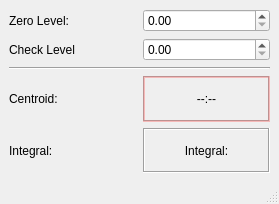
<?xml version="1.0" encoding="UTF-8"?>
<ui version="4.0">
 <class>focalspotpan</class>
 <widget class="QMainWindow" name="focalspotpan">
  <property name="geometry">
   <rect>
    <x>0</x>
    <y>0</y>
    <width>279</width>
    <height>204</height>
   </rect>
  </property>
  <property name="windowTitle">
   <string>FocalSpot</string>
  </property>
  <property name="iconSize">
   <size>
    <width>20</width>
    <height>20</height>
   </size>
  </property>
  <property name="unifiedTitleAndToolBarOnMac">
   <bool>true</bool>
  </property>
  <widget class="QWidget" name="centralwidget">
   <layout class="QGridLayout" name="gridLayout">
    <item row="1" column="1">
     <widget class="QDoubleSpinBox" name="doubleSpinBox_2">
      <property name="neutrinoSave" stdset="0">
       <bool>true</bool>
      </property>
     </widget>
    </item>
    <item row="0" column="0">
     <widget class="QLabel" name="label_2">
      <property name="text">
       <string>Zero Level:</string>
      </property>
     </widget>
    </item>
    <item row="0" column="1">
     <widget class="QDoubleSpinBox" name="doubleSpinBox">
      <property name="neutrinoSave" stdset="0">
       <bool>true</bool>
      </property>
     </widget>
    </item>
    <item row="3" column="0">
     <widget class="QLabel" name="label">
      <property name="text">
       <string>Centroid: </string>
      </property>
     </widget>
    </item>
    <item row="4" column="0">
     <widget class="QLabel" name="label_6">
      <property name="text">
       <string>Integral:</string>
      </property>
     </widget>
    </item>
    <item row="2" column="0" colspan="2">
     <widget class="Line" name="line">
      <property name="orientation">
       <enum>Qt::Horizontal</enum>
      </property>
     </widget>
    </item>
    <item row="1" column="0">
     <widget class="QLabel" name="label_4">
      <property name="text">
       <string>Check Level</string>
      </property>
     </widget>
    </item>
    <item row="4" column="1">
     <widget class="QLabel" name="label_5">
      <property name="frameShape">
       <enum>QFrame::Box</enum>
      </property>
      <property name="frameShadow">
       <enum>QFrame::Sunken</enum>
      </property>
      <property name="text">
       <string>Integral:</string>
      </property>
      <property name="alignment">
       <set>Qt::AlignCenter</set>
      </property>
     </widget>
    </item>
    <item row="3" column="1">
     <widget class="QLabel" name="label_3">
      <property name="palette">
       <palette>
        <active>
         <colorrole role="WindowText">
          <brush brushstyle="SolidPattern">
           <color alpha="255">
            <red>0</red>
            <green>0</green>
            <blue>0</blue>
           </color>
          </brush>
         </colorrole>
         <colorrole role="Button">
          <brush brushstyle="SolidPattern">
           <color alpha="102">
            <red>232</red>
            <green>12</green>
            <blue>9</blue>
           </color>
          </brush>
         </colorrole>
         <colorrole role="Light">
          <brush brushstyle="SolidPattern">
           <color alpha="102">
            <red>255</red>
            <green>105</green>
            <blue>103</blue>
           </color>
          </brush>
         </colorrole>
         <colorrole role="Midlight">
          <brush brushstyle="SolidPattern">
           <color alpha="102">
            <red>243</red>
            <green>58</green>
            <blue>56</blue>
           </color>
          </brush>
         </colorrole>
         <colorrole role="Dark">
          <brush brushstyle="SolidPattern">
           <color alpha="102">
            <red>116</red>
            <green>6</green>
            <blue>4</blue>
           </color>
          </brush>
         </colorrole>
         <colorrole role="Mid">
          <brush brushstyle="SolidPattern">
           <color alpha="102">
            <red>155</red>
            <green>8</green>
            <blue>6</blue>
           </color>
          </brush>
         </colorrole>
         <colorrole role="Text">
          <brush brushstyle="SolidPattern">
           <color alpha="255">
            <red>0</red>
            <green>0</green>
            <blue>0</blue>
           </color>
          </brush>
         </colorrole>
         <colorrole role="BrightText">
          <brush brushstyle="SolidPattern">
           <color alpha="255">
            <red>255</red>
            <green>255</green>
            <blue>255</blue>
           </color>
          </brush>
         </colorrole>
         <colorrole role="ButtonText">
          <brush brushstyle="SolidPattern">
           <color alpha="255">
            <red>0</red>
            <green>0</green>
            <blue>0</blue>
           </color>
          </brush>
         </colorrole>
         <colorrole role="Base">
          <brush brushstyle="SolidPattern">
           <color alpha="255">
            <red>255</red>
            <green>255</green>
            <blue>255</blue>
           </color>
          </brush>
         </colorrole>
         <colorrole role="Window">
          <brush brushstyle="SolidPattern">
           <color alpha="102">
            <red>232</red>
            <green>12</green>
            <blue>9</blue>
           </color>
          </brush>
         </colorrole>
         <colorrole role="Shadow">
          <brush brushstyle="SolidPattern">
           <color alpha="255">
            <red>0</red>
            <green>0</green>
            <blue>0</blue>
           </color>
          </brush>
         </colorrole>
         <colorrole role="AlternateBase">
          <brush brushstyle="SolidPattern">
           <color alpha="178">
            <red>243</red>
            <green>133</green>
            <blue>132</blue>
           </color>
          </brush>
         </colorrole>
         <colorrole role="ToolTipBase">
          <brush brushstyle="SolidPattern">
           <color alpha="255">
            <red>255</red>
            <green>255</green>
            <blue>220</blue>
           </color>
          </brush>
         </colorrole>
         <colorrole role="ToolTipText">
          <brush brushstyle="SolidPattern">
           <color alpha="255">
            <red>0</red>
            <green>0</green>
            <blue>0</blue>
           </color>
          </brush>
         </colorrole>
        </active>
        <inactive>
         <colorrole role="WindowText">
          <brush brushstyle="SolidPattern">
           <color alpha="255">
            <red>0</red>
            <green>0</green>
            <blue>0</blue>
           </color>
          </brush>
         </colorrole>
         <colorrole role="Button">
          <brush brushstyle="SolidPattern">
           <color alpha="102">
            <red>232</red>
            <green>12</green>
            <blue>9</blue>
           </color>
          </brush>
         </colorrole>
         <colorrole role="Light">
          <brush brushstyle="SolidPattern">
           <color alpha="102">
            <red>255</red>
            <green>105</green>
            <blue>103</blue>
           </color>
          </brush>
         </colorrole>
         <colorrole role="Midlight">
          <brush brushstyle="SolidPattern">
           <color alpha="102">
            <red>243</red>
            <green>58</green>
            <blue>56</blue>
           </color>
          </brush>
         </colorrole>
         <colorrole role="Dark">
          <brush brushstyle="SolidPattern">
           <color alpha="102">
            <red>116</red>
            <green>6</green>
            <blue>4</blue>
           </color>
          </brush>
         </colorrole>
         <colorrole role="Mid">
          <brush brushstyle="SolidPattern">
           <color alpha="102">
            <red>155</red>
            <green>8</green>
            <blue>6</blue>
           </color>
          </brush>
         </colorrole>
         <colorrole role="Text">
          <brush brushstyle="SolidPattern">
           <color alpha="255">
            <red>0</red>
            <green>0</green>
            <blue>0</blue>
           </color>
          </brush>
         </colorrole>
         <colorrole role="BrightText">
          <brush brushstyle="SolidPattern">
           <color alpha="255">
            <red>255</red>
            <green>255</green>
            <blue>255</blue>
           </color>
          </brush>
         </colorrole>
         <colorrole role="ButtonText">
          <brush brushstyle="SolidPattern">
           <color alpha="255">
            <red>0</red>
            <green>0</green>
            <blue>0</blue>
           </color>
          </brush>
         </colorrole>
         <colorrole role="Base">
          <brush brushstyle="SolidPattern">
           <color alpha="255">
            <red>255</red>
            <green>255</green>
            <blue>255</blue>
           </color>
          </brush>
         </colorrole>
         <colorrole role="Window">
          <brush brushstyle="SolidPattern">
           <color alpha="102">
            <red>232</red>
            <green>12</green>
            <blue>9</blue>
           </color>
          </brush>
         </colorrole>
         <colorrole role="Shadow">
          <brush brushstyle="SolidPattern">
           <color alpha="255">
            <red>0</red>
            <green>0</green>
            <blue>0</blue>
           </color>
          </brush>
         </colorrole>
         <colorrole role="AlternateBase">
          <brush brushstyle="SolidPattern">
           <color alpha="178">
            <red>243</red>
            <green>133</green>
            <blue>132</blue>
           </color>
          </brush>
         </colorrole>
         <colorrole role="ToolTipBase">
          <brush brushstyle="SolidPattern">
           <color alpha="255">
            <red>255</red>
            <green>255</green>
            <blue>220</blue>
           </color>
          </brush>
         </colorrole>
         <colorrole role="ToolTipText">
          <brush brushstyle="SolidPattern">
           <color alpha="255">
            <red>0</red>
            <green>0</green>
            <blue>0</blue>
           </color>
          </brush>
         </colorrole>
        </inactive>
        <disabled>
         <colorrole role="WindowText">
          <brush brushstyle="SolidPattern">
           <color alpha="102">
            <red>116</red>
            <green>6</green>
            <blue>4</blue>
           </color>
          </brush>
         </colorrole>
         <colorrole role="Button">
          <brush brushstyle="SolidPattern">
           <color alpha="102">
            <red>232</red>
            <green>12</green>
            <blue>9</blue>
           </color>
          </brush>
         </colorrole>
         <colorrole role="Light">
          <brush brushstyle="SolidPattern">
           <color alpha="102">
            <red>255</red>
            <green>105</green>
            <blue>103</blue>
           </color>
          </brush>
         </colorrole>
         <colorrole role="Midlight">
          <brush brushstyle="SolidPattern">
           <color alpha="102">
            <red>243</red>
            <green>58</green>
            <blue>56</blue>
           </color>
          </brush>
         </colorrole>
         <colorrole role="Dark">
          <brush brushstyle="SolidPattern">
           <color alpha="102">
            <red>116</red>
            <green>6</green>
            <blue>4</blue>
           </color>
          </brush>
         </colorrole>
         <colorrole role="Mid">
          <brush brushstyle="SolidPattern">
           <color alpha="102">
            <red>155</red>
            <green>8</green>
            <blue>6</blue>
           </color>
          </brush>
         </colorrole>
         <colorrole role="Text">
          <brush brushstyle="SolidPattern">
           <color alpha="102">
            <red>116</red>
            <green>6</green>
            <blue>4</blue>
           </color>
          </brush>
         </colorrole>
         <colorrole role="BrightText">
          <brush brushstyle="SolidPattern">
           <color alpha="255">
            <red>255</red>
            <green>255</green>
            <blue>255</blue>
           </color>
          </brush>
         </colorrole>
         <colorrole role="ButtonText">
          <brush brushstyle="SolidPattern">
           <color alpha="102">
            <red>116</red>
            <green>6</green>
            <blue>4</blue>
           </color>
          </brush>
         </colorrole>
         <colorrole role="Base">
          <brush brushstyle="SolidPattern">
           <color alpha="102">
            <red>232</red>
            <green>12</green>
            <blue>9</blue>
           </color>
          </brush>
         </colorrole>
         <colorrole role="Window">
          <brush brushstyle="SolidPattern">
           <color alpha="102">
            <red>232</red>
            <green>12</green>
            <blue>9</blue>
           </color>
          </brush>
         </colorrole>
         <colorrole role="Shadow">
          <brush brushstyle="SolidPattern">
           <color alpha="255">
            <red>0</red>
            <green>0</green>
            <blue>0</blue>
           </color>
          </brush>
         </colorrole>
         <colorrole role="AlternateBase">
          <brush brushstyle="SolidPattern">
           <color alpha="102">
            <red>232</red>
            <green>12</green>
            <blue>9</blue>
           </color>
          </brush>
         </colorrole>
         <colorrole role="ToolTipBase">
          <brush brushstyle="SolidPattern">
           <color alpha="255">
            <red>255</red>
            <green>255</green>
            <blue>220</blue>
           </color>
          </brush>
         </colorrole>
         <colorrole role="ToolTipText">
          <brush brushstyle="SolidPattern">
           <color alpha="255">
            <red>0</red>
            <green>0</green>
            <blue>0</blue>
           </color>
          </brush>
         </colorrole>
        </disabled>
       </palette>
      </property>
      <property name="frameShape">
       <enum>QFrame::Box</enum>
      </property>
      <property name="frameShadow">
       <enum>QFrame::Sunken</enum>
      </property>
      <property name="text">
       <string>--:--</string>
      </property>
      <property name="alignment">
       <set>Qt::AlignCenter</set>
      </property>
     </widget>
    </item>
   </layout>
  </widget>
  <widget class="QStatusBar" name="statusBar">
   <property name="font">
    <font>
     <pointsize>10</pointsize>
    </font>
   </property>
  </widget>
 </widget>
 <resources/>
 <connections/>
</ui>
